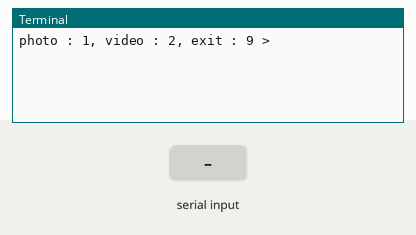
This program was run on a simulated Raspberry Pi (BCM pin numbers). On the bench: the last lines printed to the terminal. The inputs (shaded band) are chosen by the test bench. The clock reads 2024-03-15 10:24:30 at power-on unless the program sets it; the camera gives no picture and a still takes 0.5 s.

Above: at 4.2 s.
4.3 s: "1" typed at the terminal, then Enter
At 4.7 s:
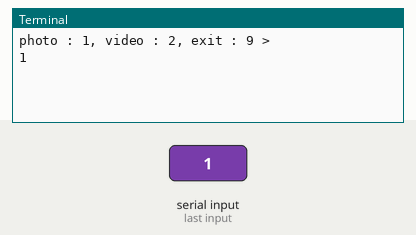
5.8 s: "2" typed at the terminal, then Enter
At 7.3 s:
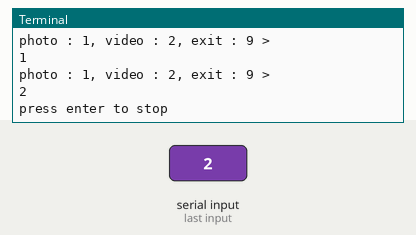

The program:

picamera_task2.py
```python
# picamera_test.py
import picamera
import time

now_str = time.strftime("%Y%m%d_%H%M%S")

path = '/home/pi/src4/06_multimedia'

camera = picamera.PiCamera()

try:
    camera.resolution = (640, 480)
    camera.start_preview()
    time.sleep(3)   # 카메라 준비시간

    while True:
        a = input('photo : 1, video : 2, exit : 9 > ')

        if(a == '1'):
            camera.capture('%s/photo_%s.jpg' % (path, now_str))

        elif(a == '2'):
            camera.start_recording('%s/video_%s.h264' % (path, now_str))
            input('press enter to stop')
            camera.stop_recording()

        elif(a == '9'):
            break

        else:
            print('incorrect command')

finally:
    camera.stop_preview()
```

Measured:
- after the input at 4.3 s, the terminal: prints a new line at once (image 1)
- after the input at 5.8 s, the terminal: prints a new line at once (image 2)
